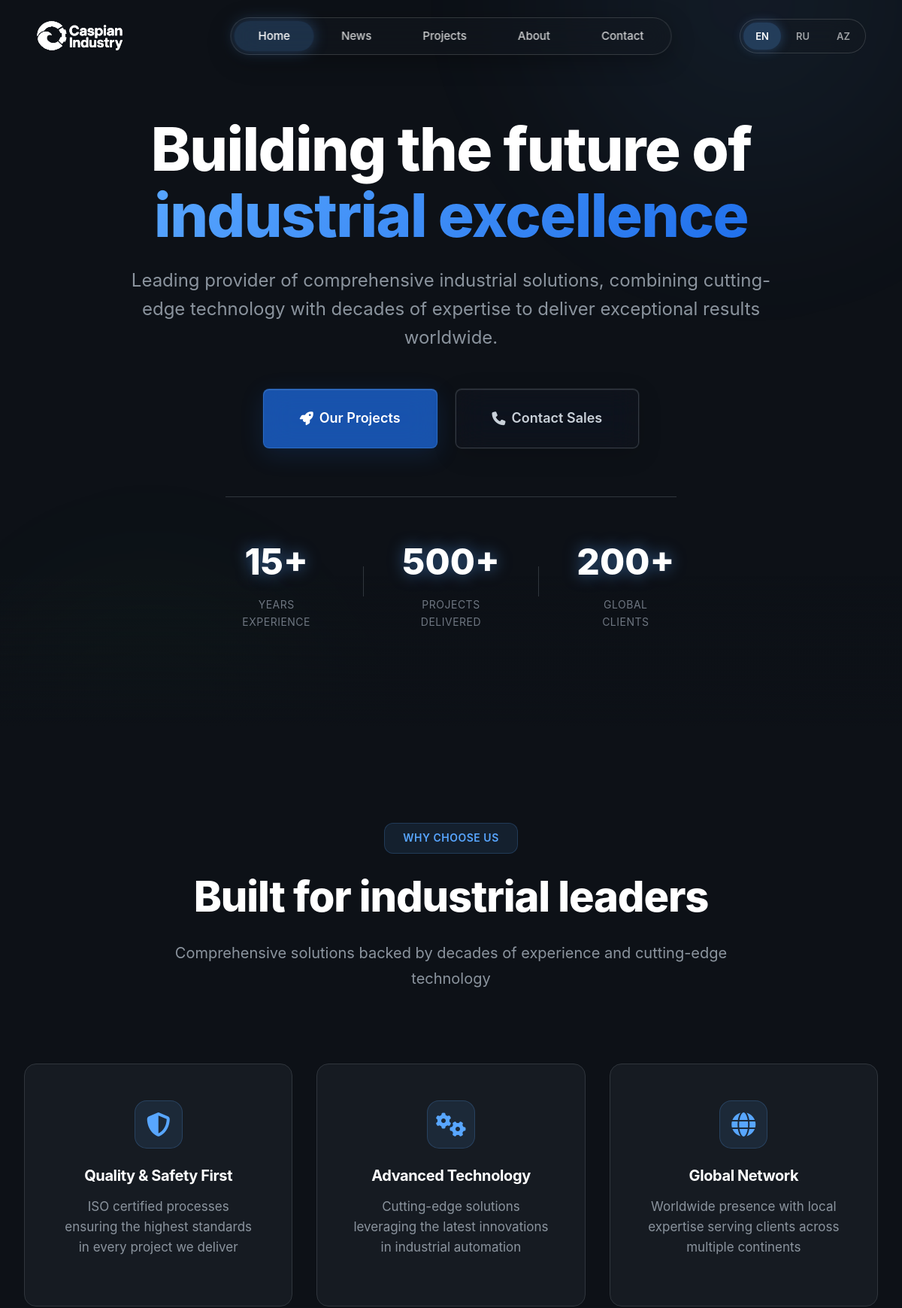
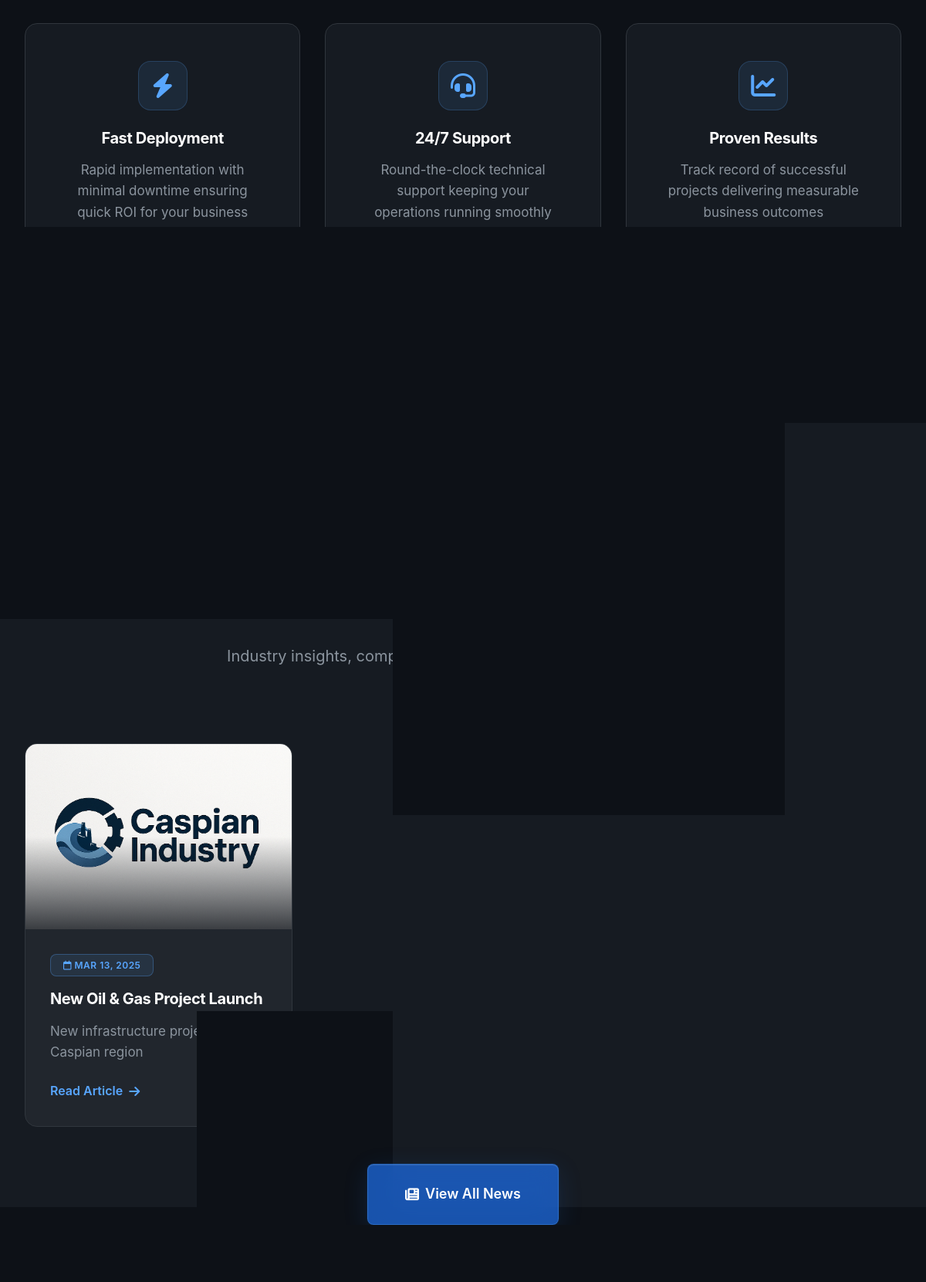
The page / (upper part) on the database its author committed (2 pictures, top to bottom).
### tables this page shows
CREATE TABLE news (
                id INTEGER PRIMARY KEY AUTOINCREMENT,
                title_en TEXT NOT NULL,
                title_ru TEXT NOT NULL,
                title_az TEXT NOT NULL,
                content_en TEXT NOT NULL,
                content_ru TEXT NOT NULL,
                content_az TEXT NOT NULL,
                excerpt_en TEXT,
                excerpt_ru TEXT,
                excerpt_az TEXT,
                image TEXT,
                published_date DATE,
                created_at DATETIME DEFAULT CURRENT_TIMESTAMP,
                updated_at DATETIME DEFAULT CURRENT_TIMESTAMP,
                is_published INTEGER DEFAULT 1
            );

### includes/language.php (called while the page is built, shortened)
<?php
class Language {
    private static $currentLang = DEFAULT_LANG;
    public static function getSuffix() {
        return '_' . self::$currentLang;
    }
}

### index.php (the view, shortened to what this page needs)
<?php require_once 'includes/header.php'; ?>
<section class="hero section" id="hero-section">
    <div class="hero-background" id="vanta-bg"></div>
    <div class="container">
        <div class="hero-content">
            <div class="hero-text">
                <h1 class="hero-title">
                    Building the future of
                    <span class="gradient-text">industrial excellence</span>
                </h1>
                <p class="hero-subtitle">
                    Leading provider of comprehensive industrial solutions, combining cutting-edge
                    technology with decades of expertise to deliver exceptional results worldwide.
                </p>
                <div class="hero-buttons">
                    <a href="<?php echo BASE_URL; ?>/pages/projects.php" class="btn btn-primary btn-lg">
                        <i class="fas fa-rocket"></i>
                        Our Projects
                    </a>
                    <a href="<?php echo BASE_URL; ?>/pages/contact.php" class="btn btn-outline btn-lg">
                        <i class="fas fa-phone"></i>
                        Contact Sales
                    </a>
                </div>
                <div class="hero-stats">
                    <div class="stat-item">
                        <div class="stat-value glow-text">15+</div>
                        <div class="stat-label">Years Experience</div>
                    </div>
                    <div class="stat-item">
                        <div class="stat-value glow-text">500+</div>
                        <div class="stat-label">Projects Delivered</div>
                    </div>
                    <div class="stat-item">
                        <div class="stat-value glow-text">200+</div>
                        <div class="stat-label">Global <br> Clients</div>
                    </div>
                </div>
            </div>
        </div>
    </div>
    <div class="hero-gradient-overlay"></div>
</section>
<section class="section">
    <div class="container">
        <div class="section-header text-center">
            <span class="section-tag">
                Why Choose Us
            </span>
            <h2 class="section-title">
                Built for <span class="gradient-text">industrial leaders</span>
            </h2>
            <p class="section-description">
                Comprehensive solutions backed by decades of experience and cutting-edge technology
            </p>
        </div>
        <div class="features-grid">
            <div class="feature-card">
                <div class="feature-icon">
                    <i class="fas fa-shield-alt"></i>
                </div>
                <h3 class="feature-title">Quality & Safety First</h3>
                <p class="feature-description">
                    ISO certified processes ensuring the highest standards in every project we deliver
                </p>
            </div>
            <div class="feature-card">
                <div class="feature-icon">
                    <i class="fas fa-cogs"></i>
                </div>
                <h3 class="feature-title">Advanced Technology</h3>
                <p class="feature-description">
                    Cutting-edge solutions leveraging the latest innovations in industrial automation
                </p>
            </div>
            <div class="feature-card">
                <div class="feature-icon">
                    <i class="fas fa-globe"></i>
                </div>
                <h3 class="feature-title">Global Network</h3>
                <p class="feature-description">
                    Worldwide presence with local expertise serving clients across multiple continents
                </p>
            </div>
            <div class="feature-card">
                <div class="feature-icon">
                    <i class="fas fa-bolt"></i>
                </div>
                <h3 class="feature-title">Fast Deployment</h3>
                <p class="feature-description">
                    Rapid implementation with minimal downtime ensuring quick ROI for your business
                </p>
            </div>
            <div class="feature-card">
                <div class="feature-icon">
                    <i class="fas fa-headset"></i>
                </div>
                <h3 class="feature-title">24/7 Support</h3>
                <p class="feature-description">
                    Round-the-clock technical support keeping your operations running smoothly
                </p>
            </div>
            <div class="feature-card">
                <div class="feature-icon">
                    <i class="fas fa-chart-line"></i>
                </div>
                <h3 class="feature-title">Proven Results</h3>
                <p class="feature-description">
                    Track record of successful projects delivering measurable business outcomes
                </p>
            </div>
        </div>
    </div>
</section>
<section class="section section-dark">
    <div class="container">
        <div class="section-header text-center">
            <span class="section-tag">
            </span>
            <h2 class="section-title">
                Stay informed with our <span class="gradient-text">latest news</span>
            </h2>
            <p class="section-description">
                Industry insights, company updates, and project announcements
            </p>
        </div>
        <div class="news-grid">
            <?php
            $db = Database::getInstance()->getConnection();
            $lang_suffix = Language::getSuffix();
            $stmt = $db->query("SELECT * FROM news WHERE is_published = 1 ORDER BY published_date DESC LIMIT 3");
            $news = $stmt->fetchAll();
            if (count($news) > 0) {
                foreach ($news as $item) {
                    $title = $item['title' . $lang_suffix];
                    $excerpt = $item['excerpt' . $lang_suffix] ?: substr(strip_tags($item['content' . $lang_suffix]), 0, 120) . '...';
                    $image = $item['image'] ? '/assets/uploads/' . $item['image'] : '/assets/images/placeholder.jpg';
                    $date = date('M j, Y', strtotime($item['published_date']));
                    ?>
                    <article class="news-card">
                        <div class="news-image">
                            <img src="<?php echo $image; ?>" alt="<?php echo htmlspecialchars($title); ?>">
                            <div class="news-overlay"></div>
                        </div>
                        <div class="news-content">
                            <div class="news-meta">
                                <span class="badge badge-primary">
                                    <i class="far fa-calendar"></i> <?php echo $date; ?>
                                </span>
                            </div>
                            <h3 class="news-title"><?php echo htmlspecialchars($title); ?></h3>
                            <p class="news-excerpt"><?php echo htmlspecialchars($excerpt); ?></p>
                            <a href="<?php echo BASE_URL; ?>/pages/news-detail.php?id=<?php echo $item['id']; ?>" class="news-link">
                                Read Article <i class="fas fa-arrow-right"></i>
                            </a>
                        </div>
                    </article>
                    <?php
                }
            } else {
                echo '<p class="text-center" style="grid-column: 1/-1; color: var(--text-muted);">No news available</p>';
            }
            ?>
        </div>
        <div class="text-center" style="margin-top: 3rem;">
            <a href="<?php echo BASE_URL; ?>/pages/news.php" class="btn btn-primary btn-lg">
                <i class="fas fa-newspaper"></i>
                View All News
            </a>
        </div>
    </div>
</section>
<?php require_once 'includes/footer.php'; ?>

### rows shown on the page
news: image (picture), published_date "MAR 13, 2025", title_en "New Oil & Gas Project Launch", excerpt_en "New infrastructure project in the Caspian region"
